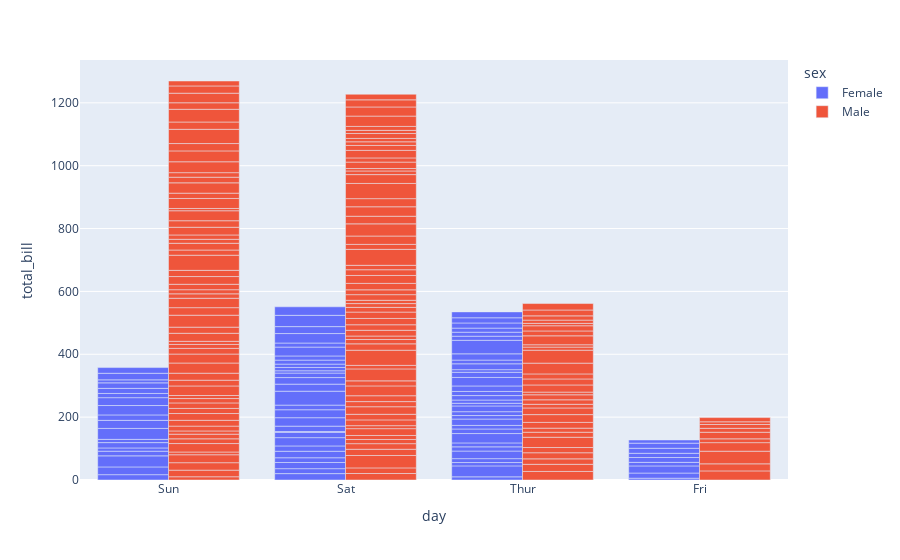

The notebook cell this image was saved under:
### Markdown cell above
Bar Chart

Use Case: Category comparison with tooltips.

### Code cell
df = px.data.tips()
fig = px.bar(df, x='day', y='total_bill', color='sex', barmode='group')
fig.show()

### Figure 1 — Plotly figure (JSON) as saved in the notebook; plotly's stock layout.template omitted (floating-point values rounded to 4 significant figures; data arrays with more than 128 entries replaced by an {"elided": "..."} marker saying what was removed)
{"data": [{"alignmentgroup": "True", "hovertemplate": "sex=Female<br>day=%{x}<br>total_bill=%{y}<extra></extra>", "legendgroup": "Female", "marker": {"color": "#636efa", "pattern": {"shape": ""}}, "name": "Female", "offsetgroup": "Female", "orientation": "v", "showlegend": true, "textposition": "auto", "type": "bar", "x": ["Sun", "Sun", "Sun", "Sun", "Sun", "Sun", "Sat", "Sat", "Sat", "Sat", "Sat", "Sat", "Sun", "Sun", "Sat", "Sat", "Sat", "Sat", "Sat", "Sat", "Sat", "Thur", "Thur", "Fri", "Fri", "Fri", "Fri", "Fri", "Sat", "Sat", "Sat", "Sat", "Sat", "Sun", "Sun", "Thur", "Thur", "Thur", "Thur", "Thur", "Thur", "Thur", "Thur", "Thur", "Thur", "Thur", "Thur", "Thur", "Thur", "Thur", "Thur", "Thur", "Thur", "Thur", "Thur", "Thur", "Thur", "Sun", "Sun", "Sun", "Sun", "Sun", "Sat", "Sat", "Sun", "Sun", "Sun", "Thur", "Thur", "Thur", "Thur", "Thur", "Thur", "Thur", "Sat", "Sat", "Sat", "Sat", "Sat", "Fri", "Fri", "Fri", "Fri", "Sat", "Sat", "Sat", "Thur"], "xaxis": "x", "y": [16.99, 24.59, 35.26, 14.83, 10.33, 16.97, 20.29, 15.77, 19.65, 15.06, 20.69, 16.93, 10.29, 34.81, 26.41, 16.45, 3.07, 17.07, 26.86, 25.28, 14.73, 10.07, 34.83, 5.75, 16.32, 22.75, 11.35, 15.38, 44.3, 22.42, 20.92, 14.31, 7.25, 25.71, 17.31, 10.65, 12.43, 24.08, 13.42, 12.48, 29.8, 14.52, 11.38, 20.27, 11.17, 12.26, 18.26, 8.51, 10.33, 14.15, 13.16, 17.47, 27.05, 16.43, 8.35, 18.64, 11.87, 29.85, 25, 13.39, 16.21, 17.51, 10.59, 10.63, 9.6, 20.9, 18.15, 19.81, 43.11, 13, 12.74, 13, 16.4, 16.47, 12.76, 13.27, 28.17, 12.9, 30.14, 13.42, 15.98, 16.27, 10.09, 22.12, 35.83, 27.18, 18.78], "yaxis": "y"}, {"alignmentgroup": "True", "hovertemplate": "sex=Male<br>day=%{x}<br>total_bill=%{y}<extra></extra>", "legendgroup": "Male", "marker": {"color": "#EF553B", "pattern": {"shape": ""}}, "name": "Male", "offsetgroup": "Male", "orientation": "v", "showlegend": true, "textposition": "auto", "type": "bar", "x": {"elided": "157 str values"}, "xaxis": "x", "y": {"elided": "157 float values"}, "yaxis": "y"}], "layout": {"barmode": "group", "legend": {"title": {"text": "sex"}, "tracegroupgap": 0}, "margin": {"t": 60}, "xaxis": {"anchor": "y", "domain": [0, 1], "title": {"text": "day"}}, "yaxis": {"anchor": "x", "domain": [0, 1], "title": {"text": "total_bill"}}}}
